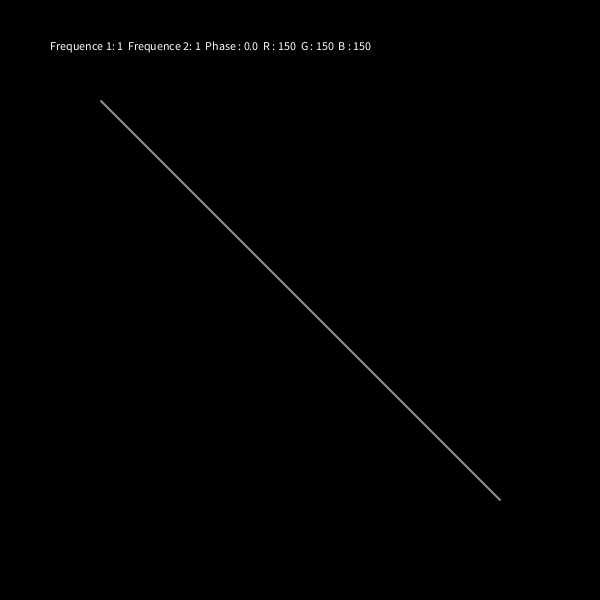
Frame 1 (no input)
Frame 60 (the mouse pressed at the canvas centre just before this capture): identical to frame 1, image omitted
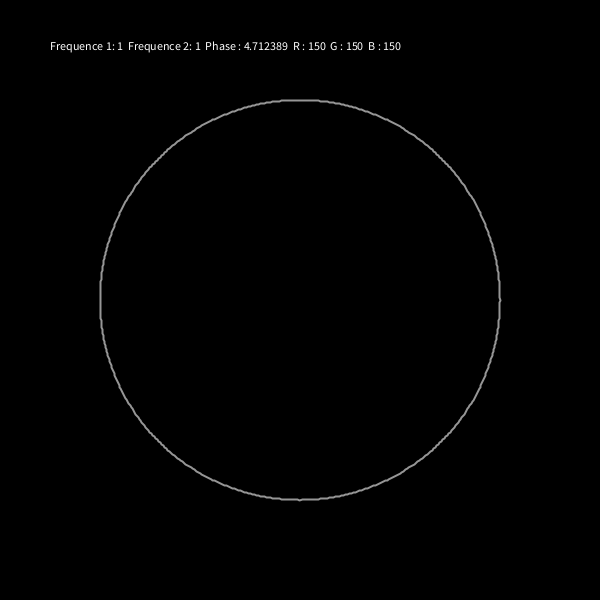
Frame 120 (the mouse held since frame 60 and released just before this capture)

The Processing sketch that drew these frames (run headless with seeded random() and noise(); from frame 60 on, the mouse is pressed at the canvas centre):

// Processing sketch: processing_116459
// ── processing_116459.pde

void setup()
{
  background(0,0,0);
  size(600, 600);
  rectMode(CORNERS);
  frameRate(120);
}
int f2 = 1;
int f1=1;
float p=0;
int t=0;
float x ;
float y ;
float x2;
float y2;
String s;
int precision = 610;

int r=150;
int g=150;
int b=150;


void draw()
{
  constrain(r,0,255);
  constrain(g,0,255);
  constrain(b,0,255);
  constrain(precision,0,600);
  y2 = y;
  x2 = x;
  noStroke();
  fill(0);
  rect(0,0,600,600);
  t ++ ; 

  stroke(r,g,b);
  strokeWeight(2);
  noFill();
    beginShape();
    
    for (int pas=0; pas < precision; pas++){
      
    x = 200*sin(f2*map(pas,0,600,0,2*PI))+300;
    y = 200*sin(p+f1*map(pas,0,600,0,2*PI))+300;
    vertex(x,y);
    }
    endShape();
  fill(255);
  if (t == 600)
  t=0;
  s = "Frequence 1: " + f1 + "  Frequence 2: " + f2 + "  Phase : " + p + "  R : "+ r + "  G : " + g + "  B : " + b; 
  text(s, 50,50);
  p = 1.5*map(mouseX,0,600,0,2*PI);
  
}

void keyPressed ()
{
  
  if (key == 'r')
  r = r+10;
  if (key == 'g')
  g = g+10;
  if (key == 'b')
  b = b+10;
  if (key == 't')
  r = r-10;
  if ( key == 'h')
  g = g-10;
  if (key == 'n')
  b = b-10;
  if (keyCode == UP)
  f1++ ;
  if (keyCode == DOWN)
  f1-- ;
  if (key=='2')
  f2++ ; 
  if (key=='1')
  f2 -- ;
  if (keyCode == RIGHT)
        precision = precision + 50 ;
        if (keyCode == LEFT)
        precision = precision - 50 ;
}
